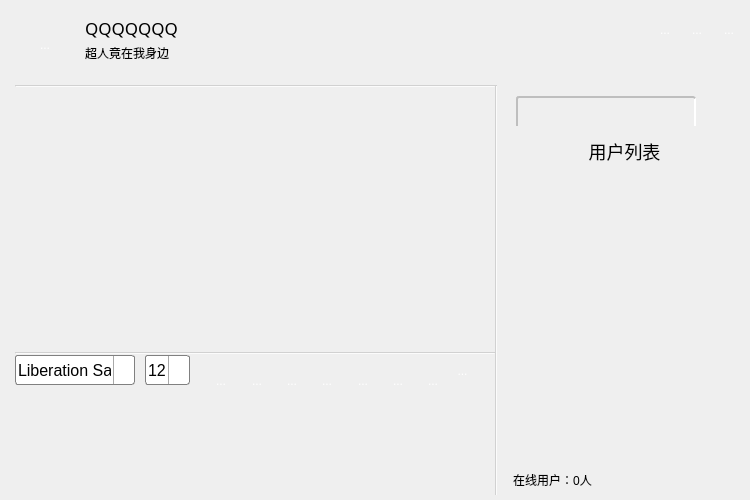
<?xml version="1.0" encoding="UTF-8"?>
<ui version="4.0">
 <class>Widget</class>
 <widget class="QWidget" name="Widget">
  <property name="geometry">
   <rect>
    <x>0</x>
    <y>0</y>
    <width>750</width>
    <height>500</height>
   </rect>
  </property>
  <property name="sizePolicy">
   <sizepolicy hsizetype="Expanding" vsizetype="Expanding">
    <horstretch>0</horstretch>
    <verstretch>0</verstretch>
   </sizepolicy>
  </property>
  <property name="minimumSize">
   <size>
    <width>750</width>
    <height>500</height>
   </size>
  </property>
  <property name="maximumSize">
   <size>
    <width>750</width>
    <height>500</height>
   </size>
  </property>
  <property name="windowTitle">
   <string>QQ</string>
  </property>
  <property name="autoFillBackground">
   <bool>false</bool>
  </property>
  <property name="styleSheet">
   <string notr="true"/>
  </property>
  <widget class="QStackedWidget" name="stackedWidget">
   <property name="geometry">
    <rect>
     <x>5</x>
     <y>5</y>
     <width>740</width>
     <height>490</height>
    </rect>
   </property>
   <property name="minimumSize">
    <size>
     <width>740</width>
     <height>490</height>
    </size>
   </property>
   <property name="maximumSize">
    <size>
     <width>740</width>
     <height>490</height>
    </size>
   </property>
   <property name="styleSheet">
    <string notr="true">QStackedWidget {background-image: url(:/images/background5.jpg);}
</string>
   </property>
   <property name="frameShape">
    <enum>QFrame::NoFrame</enum>
   </property>
   <property name="frameShadow">
    <enum>QFrame::Sunken</enum>
   </property>
   <property name="lineWidth">
    <number>1</number>
   </property>
   <property name="midLineWidth">
    <number>0</number>
   </property>
   <widget class="QWidget" name="page">
    <widget class="QTextBrowser" name="messageBrowser">
     <property name="geometry">
      <rect>
       <x>10</x>
       <y>90</y>
       <width>480</width>
       <height>250</height>
      </rect>
     </property>
     <property name="minimumSize">
      <size>
       <width>480</width>
       <height>250</height>
      </size>
     </property>
     <property name="maximumSize">
      <size>
       <width>480</width>
       <height>250</height>
      </size>
     </property>
     <property name="font">
      <font>
       <pointsize>12</pointsize>
      </font>
     </property>
     <property name="styleSheet">
      <string notr="true">QTextBrowser { background-color: rgb(255, 255, 255,0); border-radius: 3px; color: rgb(0, 0, 0); }</string>
     </property>
     <property name="lineWidth">
      <number>1</number>
     </property>
     <property name="tabStopWidth">
      <number>80</number>
     </property>
     <property name="cursorWidth">
      <number>1</number>
     </property>
    </widget>
    <widget class="QTextEdit" name="messageTextEdit">
     <property name="geometry">
      <rect>
       <x>10</x>
       <y>390</y>
       <width>480</width>
       <height>70</height>
      </rect>
     </property>
     <property name="minimumSize">
      <size>
       <width>480</width>
       <height>70</height>
      </size>
     </property>
     <property name="maximumSize">
      <size>
       <width>16777215</width>
       <height>16777215</height>
      </size>
     </property>
     <property name="font">
      <font>
       <pointsize>12</pointsize>
      </font>
     </property>
     <property name="styleSheet">
      <string notr="true">QTextEdit { background-color: rgb(255, 255, 255,0); border-radius: 3px;color: rgb(0, 0, 0);  }


</string>
     </property>
     <property name="lineWidth">
      <number>1</number>
     </property>
    </widget>
    <widget class="QPushButton" name="sendButton">
     <property name="geometry">
      <rect>
       <x>410</x>
       <y>450</y>
       <width>60</width>
       <height>25</height>
      </rect>
     </property>
     <property name="minimumSize">
      <size>
       <width>60</width>
       <height>25</height>
      </size>
     </property>
     <property name="maximumSize">
      <size>
       <width>103</width>
       <height>41</height>
      </size>
     </property>
     <property name="styleSheet">
      <string notr="true">QPushButton { background-color: rgb(50, 50, 50,0); border-radius: 3px; color: rgb(255, 255, 255); }
QPushButton:hover { background-color: rgb(50, 50, 50,255);}
</string>
     </property>
     <property name="text">
      <string/>
     </property>
     <property name="icon">
      <iconset resource="resource.qrc">
       <normaloff>:/images/sendMessage.png</normaloff>:/images/sendMessage.png</iconset>
     </property>
     <property name="iconSize">
      <size>
       <width>30</width>
       <height>30</height>
      </size>
     </property>
    </widget>
    <widget class="Line" name="line">
     <property name="geometry">
      <rect>
       <x>10</x>
       <y>347</y>
       <width>480</width>
       <height>2</height>
      </rect>
     </property>
     <property name="styleSheet">
      <string notr="true">background-color: rgba(255, 255, 255, 125);</string>
     </property>
     <property name="frameShadow">
      <enum>QFrame::Sunken</enum>
     </property>
     <property name="lineWidth">
      <number>1</number>
     </property>
     <property name="orientation">
      <enum>Qt::Horizontal</enum>
     </property>
    </widget>
    <widget class="Line" name="line_2">
     <property name="geometry">
      <rect>
       <x>490</x>
       <y>80</y>
       <width>2</width>
       <height>415</height>
      </rect>
     </property>
     <property name="styleSheet">
      <string notr="true">background-color: rgba(255, 255, 255, 125);</string>
     </property>
     <property name="orientation">
      <enum>Qt::Vertical</enum>
     </property>
    </widget>
    <widget class="QFontComboBox" name="fontComboBox">
     <property name="enabled">
      <bool>true</bool>
     </property>
     <property name="geometry">
      <rect>
       <x>10</x>
       <y>350</y>
       <width>120</width>
       <height>30</height>
      </rect>
     </property>
     <property name="minimumSize">
      <size>
       <width>120</width>
       <height>30</height>
      </size>
     </property>
     <property name="maximumSize">
      <size>
       <width>120</width>
       <height>30</height>
      </size>
     </property>
     <property name="font">
      <font>
       <pointsize>12</pointsize>
      </font>
     </property>
     <property name="mouseTracking">
      <bool>false</bool>
     </property>
     <property name="acceptDrops">
      <bool>false</bool>
     </property>
     <property name="styleSheet">
      <string notr="true">QComboBox {
	background-color: rgb(255, 255, 255);
    border: 1px solid gray;
    border-radius: 3px;
    padding: 1px 2px 1px 2px;  /*针对于组合框中的文本内容*/
    /*min-width: 9em;   组合框的最小宽度*/
}
QComboBox::drop-down {
    subcontrol-origin: padding;
    subcontrol-position: top right;
    width: 20px;

    border-left-width: 1px;
    border-left-color: darkgray;
    border-left-style: solid; 
    border-top-right-radius: 3px; 
    border-bottom-right-radius: 3px;
}
QComboBox::down-arrow {
    image: url(:/images/QComboBox);
}
QComboBox::drop-down:hover { background-color: rgb(50, 50, 50,255);}</string>
     </property>
     <property name="editable">
      <bool>false</bool>
     </property>
    </widget>
    <widget class="QComboBox" name="sizeComboBox">
     <property name="geometry">
      <rect>
       <x>140</x>
       <y>350</y>
       <width>45</width>
       <height>30</height>
      </rect>
     </property>
     <property name="sizePolicy">
      <sizepolicy hsizetype="Preferred" vsizetype="Fixed">
       <horstretch>0</horstretch>
       <verstretch>1</verstretch>
      </sizepolicy>
     </property>
     <property name="minimumSize">
      <size>
       <width>45</width>
       <height>30</height>
      </size>
     </property>
     <property name="maximumSize">
      <size>
       <width>45</width>
       <height>30</height>
      </size>
     </property>
     <property name="font">
      <font>
       <pointsize>12</pointsize>
      </font>
     </property>
     <property name="styleSheet">
      <string notr="true">QComboBox {
	background-color: rgb(255, 255, 255);
    border: 1px solid gray;
    border-radius: 3px;
    padding: 1px 2px 1px 2px;  /*针对于组合框中的文本内容*/
    /*min-width: 9em;   组合框的最小宽度*/
}
QComboBox::drop-down {
    subcontrol-origin: padding;
    subcontrol-position: top right;
    width: 20px;

    border-left-width: 1px;
    border-left-color: darkgray;
    border-left-style: solid; 
    border-top-right-radius: 3px; 
    border-bottom-right-radius: 3px;
}
QComboBox::down-arrow {
    image: url(:/images/QComboBox);
}
QComboBox::drop-down:hover { background-color: rgb(50, 50, 50,255);}</string>
     </property>
     <property name="currentIndex">
      <number>3</number>
     </property>
     <item>
      <property name="text">
       <string>9</string>
      </property>
     </item>
     <item>
      <property name="text">
       <string>10</string>
      </property>
     </item>
     <item>
      <property name="text">
       <string>11</string>
      </property>
     </item>
     <item>
      <property name="text">
       <string>12</string>
      </property>
     </item>
     <item>
      <property name="text">
       <string>13</string>
      </property>
     </item>
     <item>
      <property name="text">
       <string>14</string>
      </property>
     </item>
     <item>
      <property name="text">
       <string>15</string>
      </property>
     </item>
     <item>
      <property name="text">
       <string>16</string>
      </property>
     </item>
     <item>
      <property name="text">
       <string>17</string>
      </property>
     </item>
     <item>
      <property name="text">
       <string>18</string>
      </property>
     </item>
     <item>
      <property name="text">
       <string>19</string>
      </property>
     </item>
     <item>
      <property name="text">
       <string>20</string>
      </property>
     </item>
     <item>
      <property name="text">
       <string>21</string>
      </property>
     </item>
     <item>
      <property name="text">
       <string>22</string>
      </property>
     </item>
    </widget>
    <widget class="QWidget" name="layoutWidget">
     <property name="geometry">
      <rect>
       <x>190</x>
       <y>350</y>
       <width>288</width>
       <height>32</height>
      </rect>
     </property>
     <layout class="QHBoxLayout" name="horizontalLayout">
      <item>
       <widget class="QToolButton" name="boldToolButton">
        <property name="minimumSize">
         <size>
          <width>30</width>
          <height>30</height>
         </size>
        </property>
        <property name="maximumSize">
         <size>
          <width>30</width>
          <height>30</height>
         </size>
        </property>
        <property name="toolTip">
         <string>加粗</string>
        </property>
        <property name="styleSheet">
         <string notr="true">QToolButton { background-color: rgb(50, 50, 50,0); border-radius: 3px; color: rgb(255, 255, 255); }
QToolButton:hover { background-color: rgb(50, 50, 50,255);}</string>
        </property>
        <property name="text">
         <string>...</string>
        </property>
        <property name="icon">
         <iconset resource="resource.qrc">
          <normaloff>:/images/bold2.png</normaloff>:/images/bold2.png</iconset>
        </property>
        <property name="checkable">
         <bool>true</bool>
        </property>
       </widget>
      </item>
      <item>
       <widget class="QToolButton" name="italicToolButton">
        <property name="minimumSize">
         <size>
          <width>30</width>
          <height>30</height>
         </size>
        </property>
        <property name="maximumSize">
         <size>
          <width>30</width>
          <height>30</height>
         </size>
        </property>
        <property name="toolTip">
         <string>倾斜</string>
        </property>
        <property name="styleSheet">
         <string notr="true">QToolButton { background-color: rgb(50, 50, 50,0); border-radius: 3px; color: rgb(255, 255, 255); }
QToolButton:hover { background-color: rgb(50, 50, 50,255);}</string>
        </property>
        <property name="text">
         <string>...</string>
        </property>
        <property name="icon">
         <iconset resource="resource.qrc">
          <normaloff>:/images/italic3.png</normaloff>:/images/italic3.png</iconset>
        </property>
        <property name="checkable">
         <bool>true</bool>
        </property>
       </widget>
      </item>
      <item>
       <widget class="QToolButton" name="underlineToolButton">
        <property name="minimumSize">
         <size>
          <width>30</width>
          <height>30</height>
         </size>
        </property>
        <property name="maximumSize">
         <size>
          <width>30</width>
          <height>30</height>
         </size>
        </property>
        <property name="toolTip">
         <string>下划线</string>
        </property>
        <property name="styleSheet">
         <string notr="true">QToolButton { background-color: rgb(50, 50, 50,0); border-radius: 3px; color: rgb(255, 255, 255); }
QToolButton:hover { background-color: rgb(50, 50, 50,255);}</string>
        </property>
        <property name="text">
         <string>...</string>
        </property>
        <property name="icon">
         <iconset resource="resource.qrc">
          <normaloff>:/images/underline2.png</normaloff>:/images/underline2.png</iconset>
        </property>
        <property name="checkable">
         <bool>true</bool>
        </property>
       </widget>
      </item>
      <item>
       <widget class="QToolButton" name="colorToolButton">
        <property name="minimumSize">
         <size>
          <width>30</width>
          <height>30</height>
         </size>
        </property>
        <property name="maximumSize">
         <size>
          <width>30</width>
          <height>30</height>
         </size>
        </property>
        <property name="toolTip">
         <string>更改字体颜色</string>
        </property>
        <property name="styleSheet">
         <string notr="true">QToolButton { background-color: rgb(50, 50, 50,0); border-radius: 3px; color: rgb(255, 255, 255); }
QToolButton:hover { background-color: rgb(50, 50, 50,255);}</string>
        </property>
        <property name="text">
         <string>...</string>
        </property>
        <property name="icon">
         <iconset resource="resource.qrc">
          <normaloff>:/images/color2.png</normaloff>:/images/color2.png</iconset>
        </property>
       </widget>
      </item>
      <item>
       <widget class="QToolButton" name="sendToolButton">
        <property name="minimumSize">
         <size>
          <width>30</width>
          <height>30</height>
         </size>
        </property>
        <property name="maximumSize">
         <size>
          <width>30</width>
          <height>30</height>
         </size>
        </property>
        <property name="toolTip">
         <string>传输文件</string>
        </property>
        <property name="styleSheet">
         <string notr="true">QToolButton { background-color: rgb(50, 50, 50,0); border-radius: 3px; color: rgb(255, 255, 255); }
QToolButton:hover { background-color: rgb(50, 50, 50,255);}</string>
        </property>
        <property name="text">
         <string>...</string>
        </property>
        <property name="icon">
         <iconset resource="resource.qrc">
          <normaloff>:/images/file.png</normaloff>:/images/file.png</iconset>
        </property>
       </widget>
      </item>
      <item>
       <widget class="QToolButton" name="saveToolButton">
        <property name="minimumSize">
         <size>
          <width>30</width>
          <height>30</height>
         </size>
        </property>
        <property name="maximumSize">
         <size>
          <width>30</width>
          <height>30</height>
         </size>
        </property>
        <property name="toolTip">
         <string>保存聊天记录</string>
        </property>
        <property name="styleSheet">
         <string notr="true">QToolButton { background-color: rgb(50, 50, 50,0); border-radius: 3px; color: rgb(255, 255, 255); }
QToolButton:hover { background-color: rgb(50, 50, 50,255);}</string>
        </property>
        <property name="text">
         <string>...</string>
        </property>
        <property name="icon">
         <iconset resource="resource.qrc">
          <normaloff>:/images/save.png</normaloff>:/images/save.png</iconset>
        </property>
       </widget>
      </item>
      <item>
       <widget class="QToolButton" name="clearToolButton">
        <property name="minimumSize">
         <size>
          <width>30</width>
          <height>30</height>
         </size>
        </property>
        <property name="maximumSize">
         <size>
          <width>30</width>
          <height>30</height>
         </size>
        </property>
        <property name="toolTip">
         <string>清除聊天记录</string>
        </property>
        <property name="styleSheet">
         <string notr="true">QToolButton { background-color: rgb(50, 50, 50,0); border-radius: 3px; color: rgb(255, 255, 255); }
QToolButton:hover { background-color: rgb(50, 50, 50,255);}</string>
        </property>
        <property name="text">
         <string>...</string>
        </property>
        <property name="icon">
         <iconset resource="resource.qrc">
          <normaloff>:/images/clear.png</normaloff>:/images/clear.png</iconset>
        </property>
       </widget>
      </item>
      <item>
       <widget class="QToolButton" name="checkMessageButton">
        <property name="styleSheet">
         <string notr="true">QToolButton { background-color: rgb(50, 50, 50,0); border-radius: 3px; color: rgb(255, 255, 255); }
QToolButton:hover { background-color: rgb(50, 50, 50,255);}</string>
        </property>
        <property name="text">
         <string>...</string>
        </property>
        <property name="icon">
         <iconset resource="resource.qrc">
          <normaloff>:/images/messageList.png</normaloff>:/images/messageList.png</iconset>
        </property>
       </widget>
      </item>
     </layout>
    </widget>
    <widget class="Line" name="line_3">
     <property name="geometry">
      <rect>
       <x>10</x>
       <y>80</y>
       <width>480</width>
       <height>2</height>
      </rect>
     </property>
     <property name="styleSheet">
      <string notr="true">background-color: rgba(255, 255, 255, 125);</string>
     </property>
     <property name="orientation">
      <enum>Qt::Horizontal</enum>
     </property>
    </widget>
    <widget class="QToolButton" name="toolButton_8">
     <property name="geometry">
      <rect>
       <x>10</x>
       <y>10</y>
       <width>60</width>
       <height>60</height>
      </rect>
     </property>
     <property name="sizePolicy">
      <sizepolicy hsizetype="Fixed" vsizetype="Fixed">
       <horstretch>40</horstretch>
       <verstretch>40</verstretch>
      </sizepolicy>
     </property>
     <property name="minimumSize">
      <size>
       <width>60</width>
       <height>60</height>
      </size>
     </property>
     <property name="styleSheet">
      <string notr="true">QToolButton { background-color: rgb(50, 50, 50,0); border-radius: 3px; color: rgb(255, 255, 255); }</string>
     </property>
     <property name="text">
      <string>...</string>
     </property>
     <property name="icon">
      <iconset resource="resource.qrc">
       <normaloff>:/images/avatar.jpg</normaloff>:/images/avatar.jpg</iconset>
     </property>
     <property name="iconSize">
      <size>
       <width>60</width>
       <height>60</height>
      </size>
     </property>
    </widget>
    <widget class="QLabel" name="label">
     <property name="geometry">
      <rect>
       <x>80</x>
       <y>40</y>
       <width>161</width>
       <height>16</height>
      </rect>
     </property>
     <property name="font">
      <font>
       <family>微软雅黑</family>
       <pointsize>9</pointsize>
      </font>
     </property>
     <property name="text">
      <string>超人竟在我身边</string>
     </property>
    </widget>
    <widget class="QLabel" name="username">
     <property name="geometry">
      <rect>
       <x>80</x>
       <y>10</y>
       <width>141</width>
       <height>25</height>
      </rect>
     </property>
     <property name="minimumSize">
      <size>
       <width>100</width>
       <height>25</height>
      </size>
     </property>
     <property name="baseSize">
      <size>
       <width>100</width>
       <height>25</height>
      </size>
     </property>
     <property name="font">
      <font>
       <family>微软雅黑</family>
       <pointsize>13</pointsize>
      </font>
     </property>
     <property name="text">
      <string>QQQQQQQ</string>
     </property>
    </widget>
    <widget class="QLabel" name="userNumLabel">
     <property name="geometry">
      <rect>
       <x>480</x>
       <y>460</y>
       <width>135</width>
       <height>30</height>
      </rect>
     </property>
     <property name="minimumSize">
      <size>
       <width>135</width>
       <height>30</height>
      </size>
     </property>
     <property name="maximumSize">
      <size>
       <width>157</width>
       <height>41</height>
      </size>
     </property>
     <property name="font">
      <font>
       <pointsize>9</pointsize>
      </font>
     </property>
     <property name="styleSheet">
      <string notr="true"/>
     </property>
     <property name="text">
      <string>在线用户：0人</string>
     </property>
     <property name="alignment">
      <set>Qt::AlignCenter</set>
     </property>
    </widget>
    <widget class="QWidget" name="layoutWidget">
     <property name="geometry">
      <rect>
       <x>602</x>
       <y>-1</y>
       <width>143</width>
       <height>32</height>
      </rect>
     </property>
     <layout class="QHBoxLayout" name="horizontalLayout_3">
      <item>
       <widget class="MenuButton" name="menuButton">
        <property name="minimumSize">
         <size>
          <width>30</width>
          <height>30</height>
         </size>
        </property>
        <property name="maximumSize">
         <size>
          <width>30</width>
          <height>30</height>
         </size>
        </property>
        <property name="toolTip">
         <string>皮肤</string>
        </property>
        <property name="statusTip">
         <string/>
        </property>
        <property name="whatsThis">
         <string/>
        </property>
        <property name="accessibleName">
         <string/>
        </property>
        <property name="accessibleDescription">
         <string/>
        </property>
        <property name="styleSheet">
         <string notr="true">QPushButton { background-color: rgb(50, 50, 50,0); border-radius: 3px; color: rgb(255, 255, 255); }
QPushButton:hover { background-color: rgb(50, 50, 50,255);}</string>
        </property>
        <property name="text">
         <string/>
        </property>
        <property name="icon">
         <iconset resource="resource.qrc">
          <normaloff>:/images/menu.png</normaloff>:/images/menu.png</iconset>
        </property>
       </widget>
      </item>
      <item>
       <widget class="QToolButton" name="minButton">
        <property name="minimumSize">
         <size>
          <width>30</width>
          <height>30</height>
         </size>
        </property>
        <property name="maximumSize">
         <size>
          <width>30</width>
          <height>30</height>
         </size>
        </property>
        <property name="toolTip">
         <string>最小化</string>
        </property>
        <property name="styleSheet">
         <string notr="true">QToolButton { background-color: rgb(50, 50, 50,0); border-radius: 3px; color: rgb(255, 255, 255); }
QToolButton:hover { background-color: rgb(50, 50, 50,255);}</string>
        </property>
        <property name="text">
         <string>...</string>
        </property>
        <property name="icon">
         <iconset resource="resource.qrc">
          <normaloff>:/images/min.png</normaloff>:/images/min.png</iconset>
        </property>
       </widget>
      </item>
      <item>
       <widget class="QToolButton" name="maxButton">
        <property name="minimumSize">
         <size>
          <width>30</width>
          <height>30</height>
         </size>
        </property>
        <property name="maximumSize">
         <size>
          <width>30</width>
          <height>30</height>
         </size>
        </property>
        <property name="toolTip">
         <string>最大化</string>
        </property>
        <property name="styleSheet">
         <string notr="true">QToolButton { background-color: rgb(50, 50, 50,0); border-radius: 3px; color: rgb(255, 255, 255); }
QToolButton:hover { background-color: rgb(50, 50, 50,255);}</string>
        </property>
        <property name="text">
         <string>...</string>
        </property>
        <property name="icon">
         <iconset resource="resource.qrc">
          <normaloff>:/images/max.png</normaloff>:/images/max.png</iconset>
        </property>
       </widget>
      </item>
      <item>
       <widget class="QToolButton" name="closeButton">
        <property name="minimumSize">
         <size>
          <width>30</width>
          <height>30</height>
         </size>
        </property>
        <property name="maximumSize">
         <size>
          <width>30</width>
          <height>30</height>
         </size>
        </property>
        <property name="toolTip">
         <string>关闭</string>
        </property>
        <property name="styleSheet">
         <string notr="true">QToolButton { background-color: rgb(50, 50, 50,0); border-radius: 3px; color: rgb(255, 255, 255); }
QToolButton:hover { background-color: rgb(50, 50, 50,255);}</string>
        </property>
        <property name="text">
         <string>...</string>
        </property>
        <property name="icon">
         <iconset resource="resource.qrc">
          <normaloff>:/images/exit.png</normaloff>:/images/exit.png</iconset>
        </property>
       </widget>
      </item>
     </layout>
    </widget>
    <widget class="QWidget" name="verticalLayoutWidget">
     <property name="geometry">
      <rect>
       <x>489</x>
       <y>122</y>
       <width>261</width>
       <height>581</height>
      </rect>
     </property>
     <layout class="QVBoxLayout" name="verticalLayout">
      <item>
       <widget class="QPushButton" name="userListLabel">
        <property name="font">
         <font>
          <family>微软雅黑</family>
          <pointsize>-1</pointsize>
         </font>
        </property>
        <property name="styleSheet">
         <string notr="true">QPushButton { background-color: rgb(50, 50, 50,0); border-radius: 3px; color: rgb(0, 0, 0); font-size: 18px; }</string>
        </property>
        <property name="text">
         <string>用户列表</string>
        </property>
        <property name="icon">
         <iconset resource="resource.qrc">
          <normaloff>:/images/userlist (1).png</normaloff>:/images/userlist (1).png</iconset>
        </property>
       </widget>
      </item>
      <item>
       <widget class="QTableWidget" name="userTableWidget">
        <property name="enabled">
         <bool>true</bool>
        </property>
        <property name="minimumSize">
         <size>
          <width>254</width>
          <height>480</height>
         </size>
        </property>
        <property name="maximumSize">
         <size>
          <width>255</width>
          <height>580</height>
         </size>
        </property>
        <property name="font">
         <font>
          <pointsize>8</pointsize>
         </font>
        </property>
        <property name="contextMenuPolicy">
         <enum>Qt::ActionsContextMenu</enum>
        </property>
        <property name="styleSheet">
         <string notr="true">QTableWidget { background-color: rgb(255, 132, 139,0); border-radius: 3px; color: rgb(0,0,0); }</string>
        </property>
        <property name="alternatingRowColors">
         <bool>false</bool>
        </property>
        <property name="selectionMode">
         <enum>QAbstractItemView::SingleSelection</enum>
        </property>
        <property name="selectionBehavior">
         <enum>QAbstractItemView::SelectRows</enum>
        </property>
        <property name="showGrid">
         <bool>false</bool>
        </property>
        <property name="gridStyle">
         <enum>Qt::SolidLine</enum>
        </property>
        <attribute name="horizontalHeaderVisible">
         <bool>false</bool>
        </attribute>
        <attribute name="horizontalHeaderCascadingSectionResizes">
         <bool>false</bool>
        </attribute>
        <attribute name="horizontalHeaderMinimumSectionSize">
         <number>83</number>
        </attribute>
        <attribute name="horizontalHeaderDefaultSectionSize">
         <number>83</number>
        </attribute>
        <attribute name="horizontalHeaderHighlightSections">
         <bool>false</bool>
        </attribute>
        <attribute name="horizontalHeaderShowSortIndicator" stdset="0">
         <bool>false</bool>
        </attribute>
        <attribute name="horizontalHeaderStretchLastSection">
         <bool>false</bool>
        </attribute>
        <attribute name="verticalHeaderVisible">
         <bool>false</bool>
        </attribute>
        <attribute name="verticalHeaderMinimumSectionSize">
         <number>30</number>
        </attribute>
        <attribute name="verticalHeaderHighlightSections">
         <bool>false</bool>
        </attribute>
        <column>
         <property name="text">
          <string>用户名</string>
         </property>
         <property name="textAlignment">
          <set>AlignCenter</set>
         </property>
         <property name="background">
          <color>
           <red>0</red>
           <green>0</green>
           <blue>0</blue>
          </color>
         </property>
        </column>
        <column>
         <property name="text">
          <string>主机名</string>
         </property>
         <property name="textAlignment">
          <set>AlignCenter</set>
         </property>
        </column>
        <column>
         <property name="text">
          <string>IP地址</string>
         </property>
         <property name="textAlignment">
          <set>AlignCenter</set>
         </property>
        </column>
       </widget>
      </item>
     </layout>
    </widget>
    <widget class="QWidget" name="horizontalLayoutWidget">
     <property name="geometry">
      <rect>
       <x>500</x>
       <y>80</y>
       <width>241</width>
       <height>41</height>
      </rect>
     </property>
     <layout class="QHBoxLayout" name="horizontalLayout_2">
      <item>
       <widget class="QTextEdit" name="searchBox">
        <property name="sizePolicy">
         <sizepolicy hsizetype="Fixed" vsizetype="Fixed">
          <horstretch>0</horstretch>
          <verstretch>0</verstretch>
         </sizepolicy>
        </property>
        <property name="minimumSize">
         <size>
          <width>180</width>
          <height>39</height>
         </size>
        </property>
        <property name="maximumSize">
         <size>
          <width>180</width>
          <height>39</height>
         </size>
        </property>
        <property name="styleSheet">
         <string notr="true">QTextEdit { background-color: rgb(255, 255, 255,0);border-width: 2px; border-radius: 3px;border-color: #BEBEBE; border-style: inset; }</string>
        </property>
       </widget>
      </item>
      <item>
       <widget class="QPushButton" name="searchButton">
        <property name="minimumSize">
         <size>
          <width>38</width>
          <height>38</height>
         </size>
        </property>
        <property name="maximumSize">
         <size>
          <width>38</width>
          <height>38</height>
         </size>
        </property>
        <property name="font">
         <font>
          <pointsize>12</pointsize>
         </font>
        </property>
        <property name="styleSheet">
         <string notr="true">QPushButton { background-color: rgb(50, 50, 50,0); border-radius: 3px; color: rgb(255, 255, 255); }
QPushButton:hover { background-color: rgb(50, 50, 50,255);}

</string>
        </property>
        <property name="text">
         <string/>
        </property>
        <property name="icon">
         <iconset resource="resource.qrc">
          <normaloff>:/images/search.png</normaloff>:/images/search.png</iconset>
        </property>
       </widget>
      </item>
     </layout>
    </widget>
   </widget>
   <widget class="QWidget" name="page_2"/>
  </widget>
 </widget>
 <layoutdefault spacing="6" margin="11"/>
 <customwidgets>
  <customwidget>
   <class>MenuButton</class>
   <extends>QPushButton</extends>
   <header>menubutton.h</header>
  </customwidget>
 </customwidgets>
 <resources>
  <include location="resource.qrc"/>
 </resources>
 <connections/>
</ui>
